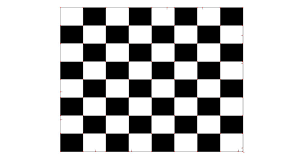
#> input picture checker_board.png, 304 x 166 px
$ python harris_corner.py
#> lines starting #> are read from the running program, lines starting #| are printed output that depends on the picture; after the words box and inside, x2 and y2 are one past the last pixel; in counts of white or black regions, pixels touching at a corner belong together
import numpy as np
import matplotlib.pyplot as plt
import cv2

path = "checker_board.png"
path2 = "house.jpg"
img = cv2.imread(path)
#> img is the input picture: shape (166, 304, 3); mean B, G, R 189.1, 189.1, 189.2
img2 = cv2.imread(path2)
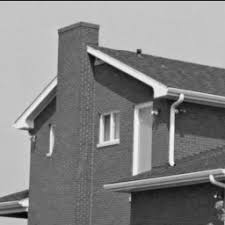
#> input picture house.jpg, 225 x 225 px
#> img2 is the input picture: shape (225, 225, 3); min 0, max 255, mean 132.8


def conv2(img, conv_filter):
    # flip the filter
    f_siz_1, f_size_2 = conv_filter.shape
    conv_filter = conv_filter[range(f_siz_1 - 1, -1, -1), :][:, range(f_siz_1 - 1, -1, -1)]
    kH,kW = conv_filter.shape
    (imH,imW) = img.shape
    result = np.zeros(img.shape)
    pad = int((kH-1)/2)

    for y in range(imH-kH):
        for x in range(imW-kW):
            window = img[y:y+kH,x:x+kW]
            result[y+pad,x+pad] = (conv_filter * window).sum()

    return result


# #https://stackoverflow.com/questions/17190649/how-to-obtain-a-gaussian-filter-in-python
def gauss_filter(shape = (3,3), sigma=0.5):
    m,n = [(ss-1.)/2. for ss in shape]
    y,x = np.ogrid[-m:m+1,-n:n+1]
    h = np.exp( -(x*x + y*y) / (2.*sigma*sigma) )
    h[ h < np.finfo(h.dtype).eps*h.max() ] = 0
    sumh = h.sum()
    if sumh != 0:
        h /= sumh
    return h

def harris(img):

    bw = cv2.cvtColor(img, cv2.COLOR_BGR2GRAY)

    g = gauss_filter((5,5),1)

    dx = np.array([[-1,0,1],
                   [-1,0,1],
                   [-1,0,1]])
    dy = dx.transpose()

    Ix = conv2(bw,dx)
    Iy = conv2(bw,dy)

    Ix2 = conv2(np.power(Ix,2),g)
    Iy2 = conv2(np.power(Iy,2),g)
    Ixy = conv2((Ix*Iy),g)

    det = (Ix2 * Iy2) - (np.power(Ixy,2))

    trace = Ix2 + Iy2
    k = 0.04
    r = det - k*(np.power(trace,2))

    #Non-Max Suppression
    maxima = r.max()
    corner_points = np.array([])
    detected_img = img.copy()
    thresh = 0.01

    window_size = 3
    gap = window_size - 1 // 2
    row,col = r.shape

    for h in range(gap, row-(gap + 1)):
        for w in range(gap, col-(gap + 1)):
                #Define the 2D space to focus on (window)
            window = r[h-gap:h+(gap+1),w-gap:w+(gap+1)]
                #Condition to meet : Value must be the largest within the 2D window and is larger than the product of maxima and threshold
                #This is to prevent multiple detections around the same corner
            if r[h,w] > maxima * thresh and r[h,w] == np.max(window):
                    #Creating a red box around the detected corner
                detected_img[h-1:h+1,w-1:w+1] = [255,0,0]
                if(corner_points.size == 0):
                    corner_points = np.array([h,w])
                else:
                    corner_points = np.vstack((corner_points,[h,w]))
    return corner_points, detected_img

#https://opencv-python-tutroals.readthedocs.io/en/latest/py_tutorials/py_feature2d/py_features_harris/py_features_harris.html
filename = 'checker_board.png'
filename2 = "house.jpg"
ocv = cv2.imread(filename)
ocv2 = cv2.imread(filename2)

gray = cv2.cvtColor(ocv, cv2.COLOR_BGR2GRAY)
gray2 = cv2.cvtColor(ocv2, cv2.COLOR_BGR2GRAY)

gray = np.float32(gray)
gray2 = np.float32(gray2)

dst = cv2.cornerHarris(gray,2,3,0.04)
dst2 = cv2.cornerHarris(gray2,2,3,0.04)

#result is dilated for marking the corners, not important
dst = cv2.dilate(dst,None)
dst2 = cv2.dilate(dst2, None)

# Threshold for an optimal value, it may vary depending on the image.
ocv[dst>0.01*dst.max()]=[0,0,255]
#> ocv: shape (166, 304, 3); 4.5% of pixels changed, all inside (x1, y1, x2, y2) = (59, 6, 245, 154)
ocv2[dst2>0.01*dst2.max()]=[0,0,255]
#> ocv2: shape (225, 225, 3); 3.72% of pixels changed, all inside (x1, y1, x2, y2) = (14, 22, 225, 225)


corner, detected = harris(img)
#> in harris, `r = det - k*(np.power(trace,2))`:
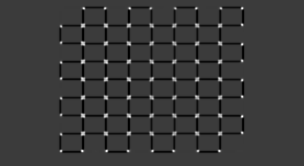
#> r: shape (166, 304) float64; min -5.18e+09, max 1.72e+10, mean -133546546.3; drawn with min black and max white
#> in harris, `maxima = r.max()`: maxima = 1.72e+10
#> after the loop in harris, `for h in range(gap, row-(gap + 1)):`:
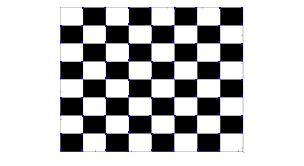
#> detected_img: shape (166, 304, 3); 0.63% of pixels changed, all inside (x1, y1, x2, y2) = (60, 7, 243, 152)
#> after the loop in harris, `for h in range(gap, row-(gap + 1)):`: corner_points = 79 pairs, first value 8 to 151, second value 61 to 242
#> corner has the same summary as corner_points in harris
corner2, detected2 = harris(img2)
#> after the loop in conv2 (call 9), `for y in range(imH-kH):`:
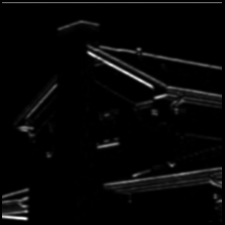
#> result: shape (225, 225) float64; min 0, max 145317.1, mean 3842.9; drawn with min black and max white
#> after the loop in conv2 (call 10), `for y in range(imH-kH):`:
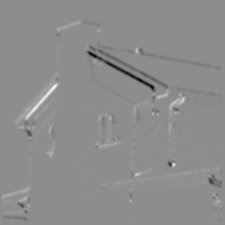
#> result: shape (225, 225) float64; min -66262.8, max 53004.2, mean -113.4; drawn with min black and max white
#> in harris (call 2), `r = det - k*(np.power(trace,2))`:
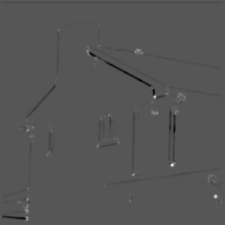
#> r: shape (225, 225) float64; min -979208185, max 1.91e+09, mean -5319462.2; drawn with min black and max white
#> in harris (call 2), `maxima = r.max()`: maxima = 1.91e+09
#> after the loop in harris (call 2), `for h in range(gap, row-(gap + 1)):`:
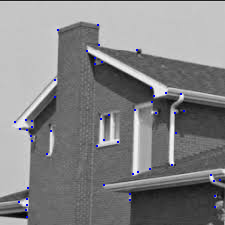
#> detected_img: shape (225, 225, 3); 0.42% of pixels changed, all inside (x1, y1, x2, y2) = (14, 24, 221, 218)
#> after the loop in harris (call 2), `for h in range(gap, row-(gap + 1)):`: corner_points = 53 pairs, first value 25 to 217, second value 15 to 220
#> corner2 has the same summary as corner_points in harris


plt.subplot(221)
plt.title("Checker Board")
plt.imshow(detected)

plt.subplot(222)
plt.title("Image of a House")
plt.imshow(detected2)

#For comparison
plt.subplot(223)
plt.title("OpenCV Harris Corner Detector")
plt.imshow(ocv)

plt.subplot(224)
plt.title("OpenCV Harris Corner Detector")
plt.imshow(ocv2)

plt.show()
#> figure, not shown here; B, G, R data is drawn as R, G, B
